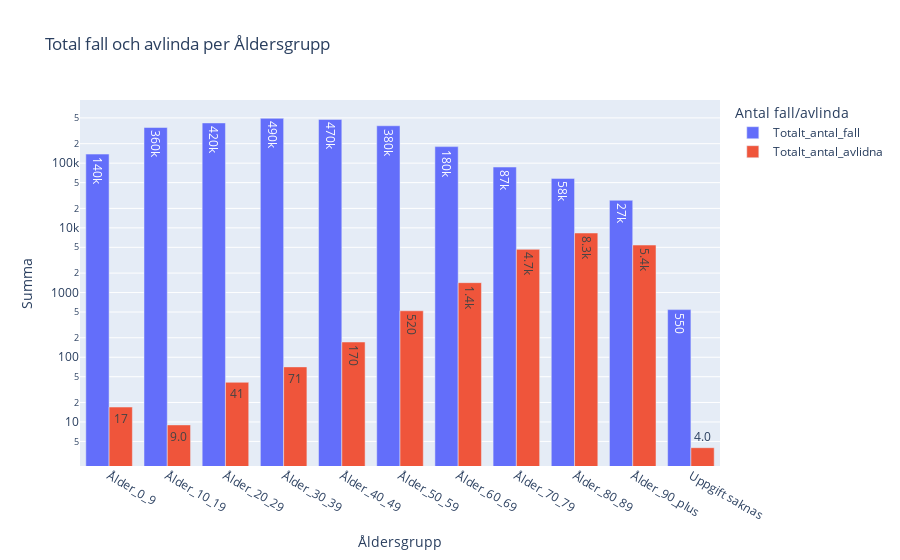

This figure's notebook cell:
### Code cell
age_covid_cases = px.bar(
    df_age_groups, # Dataframe
    x="Åldersgrupp", # Column
    y=["Totalt_antal_fall","Totalt_antal_avlidna"], # Using the 2 columns as a list to receive each value
    title="Total fall och avlinda per Åldersgrupp ", # Creating a title. 
    barmode= "group", # This groups the bars into 2, instead of them being stacked
    text_auto=".2s",
    labels={
        "variable": "Antal fall/avlinda",
        "value":"Summa"}        
    )
age_covid_cases.update_yaxes(type="log") # using log to as data has a big range between the 2.
age_covid_cases.show() # Showing the plot
age_covid_cases.write_html("Visualiseringar/Total_fall_avlinda_Åldersgrupp.html") # Saving as html

### Figure 1 — Plotly figure (JSON) as saved in the notebook; plotly's stock layout.template omitted (floating-point values rounded to 4 significant figures)
{"data": [{"alignmentgroup": "True", "hovertemplate": "Antal fall/avlinda=Totalt_antal_fall<br>Åldersgrupp=%{x}<br>Summa=%{y}<extra></extra>", "legendgroup": "Totalt_antal_fall", "marker": {"color": "#636efa", "pattern": {"shape": ""}}, "name": "Totalt_antal_fall", "offsetgroup": "Totalt_antal_fall", "orientation": "v", "showlegend": true, "textposition": "auto", "texttemplate": "%{y:.2s}", "type": "bar", "x": ["Ålder_0_9", "Ålder_10_19", "Ålder_20_29", "Ålder_30_39", "Ålder_40_49", "Ålder_50_59", "Ålder_60_69", "Ålder_70_79", "Ålder_80_89", "Ålder_90_plus", "Uppgift saknas"], "xaxis": "x", "y": [138071, 355823, 418506, 493443, 474702, 378468, 180079, 87096, 58170, 26677, 545], "yaxis": "y"}, {"alignmentgroup": "True", "hovertemplate": "Antal fall/avlinda=Totalt_antal_avlidna<br>Åldersgrupp=%{x}<br>Summa=%{y}<extra></extra>", "legendgroup": "Totalt_antal_avlidna", "marker": {"color": "#EF553B", "pattern": {"shape": ""}}, "name": "Totalt_antal_avlidna", "offsetgroup": "Totalt_antal_avlidna", "orientation": "v", "showlegend": true, "textposition": "auto", "texttemplate": "%{y:.2s}", "type": "bar", "x": ["Ålder_0_9", "Ålder_10_19", "Ålder_20_29", "Ålder_30_39", "Ålder_40_49", "Ålder_50_59", "Ålder_60_69", "Ålder_70_79", "Ålder_80_89", "Ålder_90_plus", "Uppgift saknas"], "xaxis": "x", "y": [17, 9, 41, 71, 172, 523, 1422, 4654, 8326, 5420, 4], "yaxis": "y"}], "layout": {"barmode": "group", "legend": {"title": {"text": "Antal fall/avlinda"}, "tracegroupgap": 0}, "title": {"text": "Total fall och avlinda per Åldersgrupp "}, "xaxis": {"anchor": "y", "domain": [0, 1], "title": {"text": "Åldersgrupp"}}, "yaxis": {"anchor": "x", "domain": [0, 1], "title": {"text": "Summa"}, "type": "log"}}}
